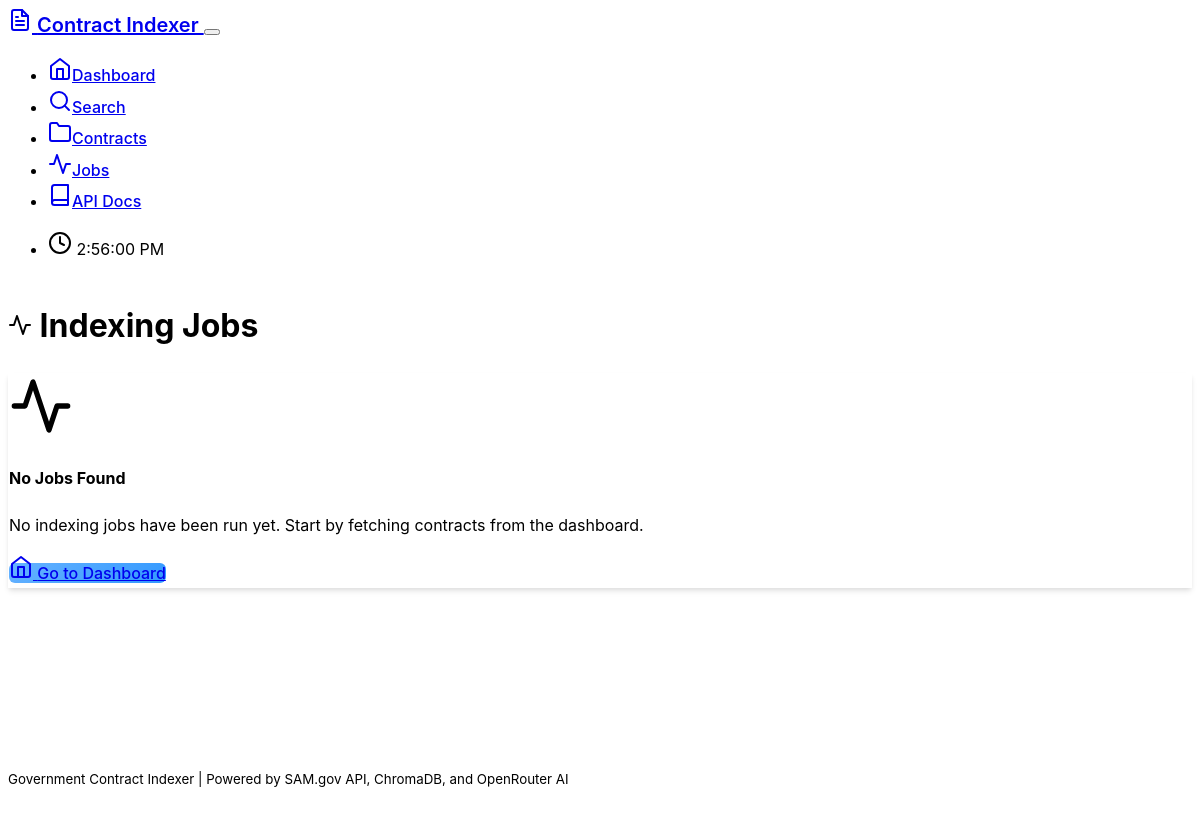
/jobs, run on an earlier commit of the app's database.
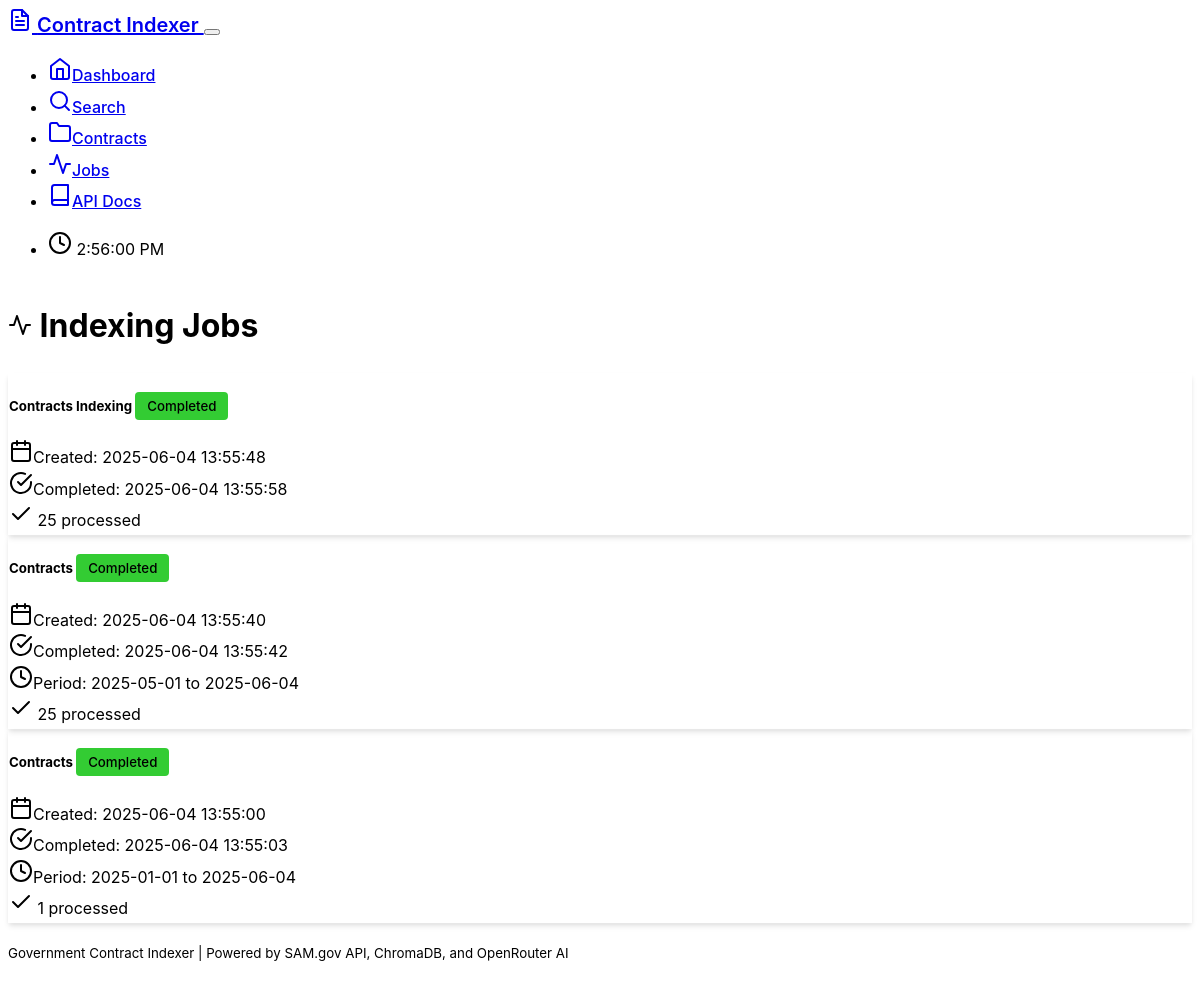
And on a later commit of the database.
### models.py (models this page shows, shortened)
class IndexingJob(db.Model):
    id = db.Column(db.Integer, primary_key=True)
    job_type = db.Column(db.String(50), nullable=False)  # 'contracts', 'documents'
    status = db.Column(db.String(20), default='pending')  # pending, running, completed, failed
    start_date = db.Column(db.DateTime)
    end_date = db.Column(db.DateTime)
    records_processed = db.Column(db.Integer, default=0)
    errors_count = db.Column(db.Integer, default=0)
    error_details = db.Column(Text)
    created_at = db.Column(db.DateTime, default=datetime.utcnow)
    completed_at = db.Column(db.DateTime)

### routes/web_routes.py (the view)
@web_bp.route('/jobs')
def jobs():
    try:
        page = request.args.get('page', 1, type=int)
        per_page = 20
        jobs = IndexingJob.query.order_by(IndexingJob.created_at.desc()).paginate(
            page=page, per_page=per_page, error_out=False
        )
        return render_template('jobs.html', jobs=jobs)
    except Exception as e:
        logger.error(f"Jobs listing failed: {str(e)}")
        flash(f'Error loading jobs: {str(e)}', 'error')
        return render_template('jobs.html', jobs=None)

### templates/jobs.html (shortened to what this page needs)
{% extends "base.html" %}
{% block content %}
<div class="row">
    <div class="col-12">
        <h1 class="mb-4">
            <i data-feather="activity" class="me-2"></i>
            Indexing Jobs
        </h1>
    </div>
</div>
<div class="row">
    <div class="col-12">
        {% if jobs and jobs.items %}
            {% for job in jobs.items %}
            <div class="card mb-3">
                <div class="card-body">
                    <div class="row align-items-center">
                        <div class="col-md-8">
                            <h5 class="card-title">
                                {{ job.job_type.replace('_', ' ').title() }}
                                {% if job.status == 'completed' %}
                                    <span class="badge bg-success ms-2">{{ job.status.title() }}</span>
                                {% elif job.status == 'failed' %}
                                    <span class="badge bg-danger ms-2">{{ job.status.title() }}</span>
                                {% elif job.status == 'running' %}
                                    <span class="badge bg-primary ms-2">{{ job.status.title() }}</span>
                                {% else %}
                                    <span class="badge bg-secondary ms-2">{{ job.status.title() }}</span>
                                {% endif %}
                            </h5>
                            <div class="text-muted small">
                                <div><i data-feather="calendar" class="me-1"></i>Created: {{ job.created_at.strftime('%Y-%m-%d %H:%M:%S') if job.created_at }}</div>
                                {% if job.completed_at %}
                                <div><i data-feather="check-circle" class="me-1"></i>Completed: {{ job.completed_at.strftime('%Y-%m-%d %H:%M:%S') }}</div>
                                {% endif %}
                                {% if job.start_date and job.end_date %}
                                <div><i data-feather="clock" class="me-1"></i>Period: {{ job.start_date.strftime('%Y-%m-%d') }} to {{ job.end_date.strftime('%Y-%m-%d') }}</div>
                                {% endif %}
                            </div>
                        </div>
                        <div class="col-md-4 text-end">
                            <div class="mb-2">
                                {% if job.records_processed %}
                                <div class="text-success">
                                    <i data-feather="check" class="me-1"></i>
                                    {{ job.records_processed }} processed
                                </div>
                                {% endif %}
                            </div>
                        </div>
                    </div>
                </div>
            </div>
            {% endfor %}
        {% else %}
            <div class="card">
                <div class="card-body text-center">
                    <i data-feather="activity" class="text-muted mb-3" style="width: 64px; height: 64px;"></i>
                    <h4>No Jobs Found</h4>
                    <p class="text-muted">No indexing jobs have been run yet. Start by fetching contracts from the dashboard.</p>
                    <a href="{{ url_for('web.index') }}" class="btn btn-primary">
                        <i data-feather="home" class="me-2"></i>
                        Go to Dashboard
                    </a>
                </div>
            </div>
        {% endif %}
    </div>
</div>
{% endblock %}

What changed in the data, as far as the page shows it:
added IndexingJob: job_type.replace "Contracts Indexing", status "Completed", created_at "2025-06-04 13:55:48", completed_at "2025-06-04 13:55:58", records_processed "25"
added IndexingJob: job_type.replace "Contracts", status "Completed", created_at "2025-06-04 13:55:40", completed_at "2025-06-04 13:55:42", start_date "2025-05-01", end_date "2025-06-04", records_processed "25"
added IndexingJob: job_type.replace "Contracts", status "Completed", created_at "2025-06-04 13:55:00", completed_at "2025-06-04 13:55:03", start_date "2025-01-01", end_date "2025-06-04", records_processed "1"
Also different on the page:
text no longer shown: "No Jobs Found No indexing jobs have been run yet. Start by fetching contracts from the dashboard. Go to Dashboard"
